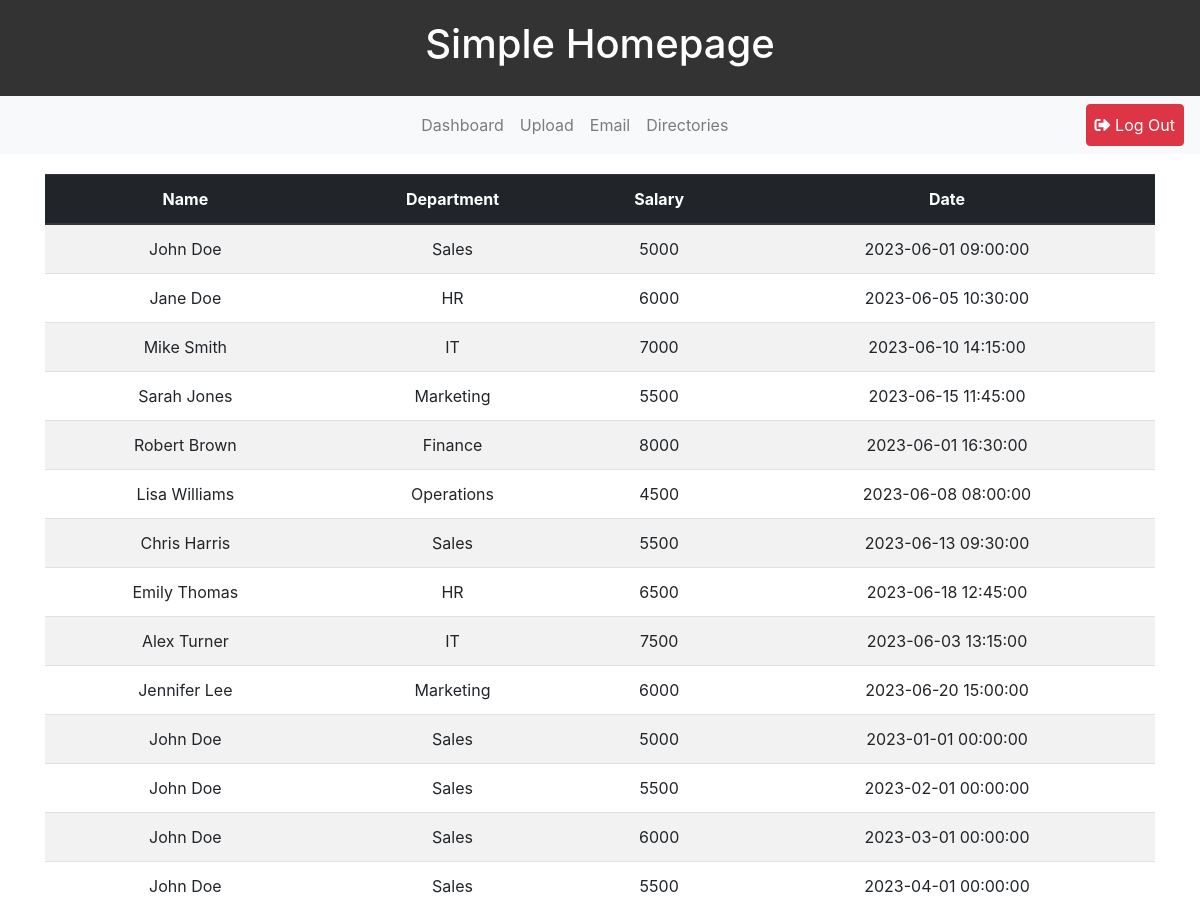
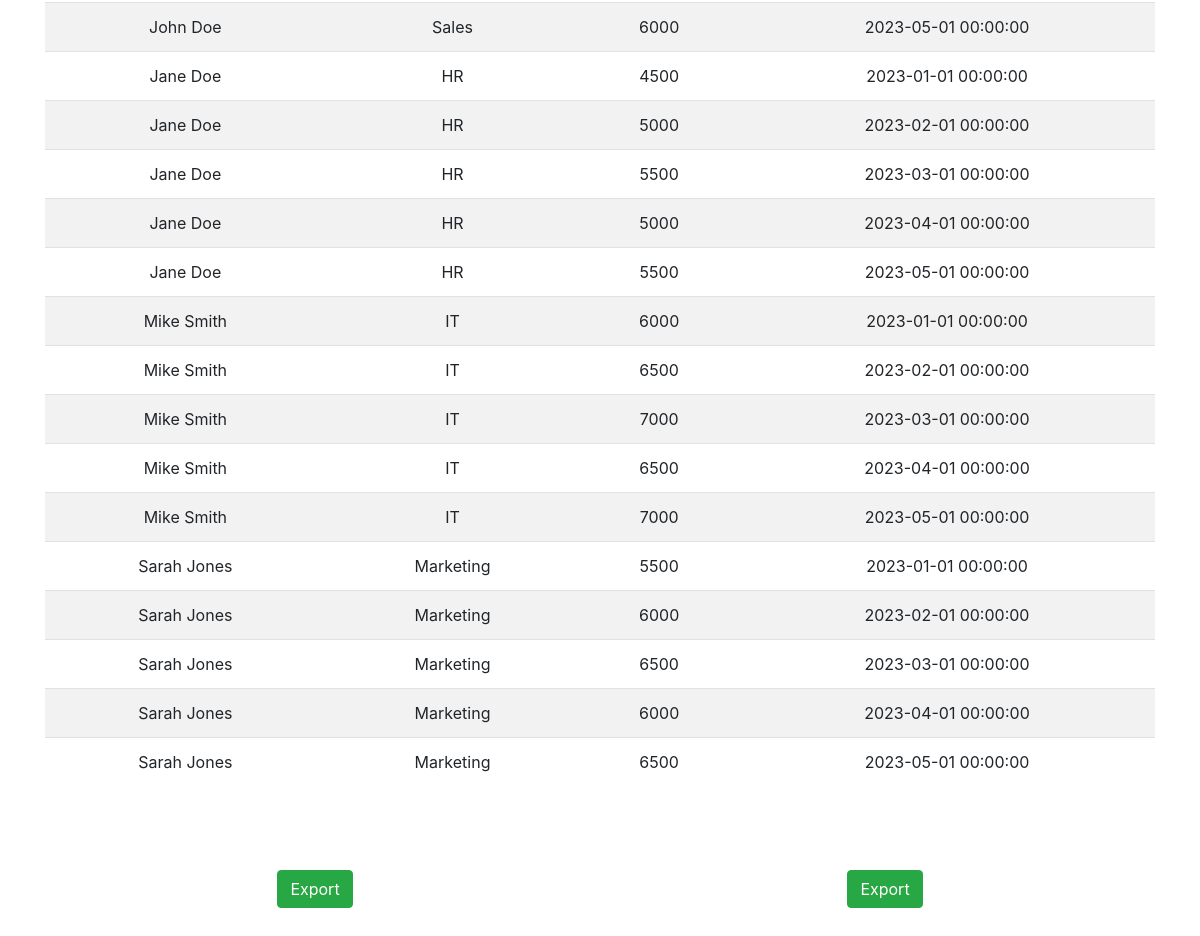
The page /adminIndex.php on the database its author committed (2 pictures, top to bottom).
### tables this page shows
CREATE TABLE `employee_data` (
  `id` int NOT NULL AUTO_INCREMENT,
  `username` varchar(45) DEFAULT NULL,
  `name` varchar(45) DEFAULT NULL,
  `department` varchar(45) DEFAULT NULL,
  `salary` int DEFAULT NULL,
  `salary_date` datetime DEFAULT NULL,
  PRIMARY KEY (`id`)
);

### adminIndex.php (the view, shortened to what this page needs)
<?php
  require_once 'config/connection.php';
  $display_all = "SELECT * FROM employee_data";
  $query = mysqli_query($connection, $display_all);
?>
<!DOCTYPE html>
<html>
<head>
    <link href="styles/style.css" rel="stylesheet">
    <link rel="stylesheet" href="https://maxcdn.bootstrapcdn.com/bootstrap/4.0.0/css/bootstrap.min.css">
    <link rel="stylesheet" href="https://cdnjs.cloudflare.com/ajax/libs/font-awesome/5.15.3/css/all.min.css">
</head>
<body>
  <main>
  <div class="container">
    <table class="table table-striped" style="overflow: auto; height: 700px">
      <thead class="thead-dark">
        <tr>
          <th>Name</th>
          <th>Department</th>
          <th>Salary</th>
          <th>Date</th>
        </tr>
      </thead>
      <tbody>
        <tr>
        <?php while($rows = mysqli_fetch_array($query)){ ?>
          <td><?php echo $rows['name']; ?></td>
          <td><?php echo $rows['department']; ?></td>
          <td><?php echo $rows['salary']; ?></td>
          <td><?php echo $rows['salary_date']; ?></td>
        </tr>
        <?php } ?>
      </tbody>
    </table>
  </div>
  </main>
  <br><br>
<center>
  <div class="container">
    <div class="row btn-container">
      <div class="col">
      <form method="post" action="export.php">
      <input type="submit" name="export" class="btn btn-success" value="Export" />
      </form>
      </div>
      <div class="col">
      <form method="post" action="email.php">
      <input type="submit" name="export" class="btn btn-success" value="Export" />
      </form>
      </div>
    </div>
  </div>
  </center>
<br><br><br>
</body>
</html>

### styles/style.css (style rules this page uses)
body { font-family: Arial, sans-serif; margin: 0; padding: 0; }
header { background-color: #333; color: #fff; padding: 20px; text-align: center; }
h1 { margin: 0; font-size: 28px; }
nav { background-color: #f2f2f2; text-align: center; padding: 10px; }
nav a { text-decoration: none; color: #333; padding: 10px; }
main { padding: 20px; text-align: center; }

### rows shown on the page
employee_data: name "John Doe", department "Sales", salary "5000", salary_date "2023-06-01 09:00:00"
employee_data: name "Jane Doe", department "HR", salary "6000", salary_date "2023-06-05 10:30:00"
employee_data: name "Mike Smith", department "IT", salary "7000", salary_date "2023-06-10 14:15:00"
employee_data: name "Sarah Jones", department "Marketing", salary "5500", salary_date "2023-06-15 11:45:00"
employee_data: name "Robert Brown", department "Finance", salary "8000", salary_date "2023-06-01 16:30:00"
employee_data: name "Lisa Williams", department "Operations", salary "4500", salary_date "2023-06-08 08:00:00"
employee_data: name "Chris Harris", department "Sales", salary "5500", salary_date "2023-06-13 09:30:00"
employee_data: name "Emily Thomas", department "HR", salary "6500", salary_date "2023-06-18 12:45:00"
employee_data: name "Alex Turner", department "IT", salary "7500", salary_date "2023-06-03 13:15:00"
employee_data: name "Jennifer Lee", department "Marketing", salary "6000", salary_date "2023-06-20 15:00:00"
employee_data: name "John Doe", department "Sales", salary "5000", salary_date "2023-01-01 00:00:00"
employee_data: name "John Doe", department "Sales", salary "5500", salary_date "2023-02-01 00:00:00"
employee_data: name "John Doe", department "Sales", salary "6000", salary_date "2023-03-01 00:00:00"
employee_data: name "John Doe", department "Sales", salary "5500", salary_date "2023-04-01 00:00:00"
employee_data: name "John Doe", department "Sales", salary "6000", salary_date "2023-05-01 00:00:00"
employee_data: name "Jane Doe", department "HR", salary "4500", salary_date "2023-01-01 00:00:00"
employee_data: name "Jane Doe", department "HR", salary "5000", salary_date "2023-02-01 00:00:00"
employee_data: name "Jane Doe", department "HR", salary "5500", salary_date "2023-03-01 00:00:00"
employee_data: name "Jane Doe", department "HR", salary "5000", salary_date "2023-04-01 00:00:00"
employee_data: name "Jane Doe", department "HR", salary "5500", salary_date "2023-05-01 00:00:00"
employee_data: name "Mike Smith", department "IT", salary "6000", salary_date "2023-01-01 00:00:00"
employee_data: name "Mike Smith", department "IT", salary "6500", salary_date "2023-02-01 00:00:00"
employee_data: name "Mike Smith", department "IT", salary "7000", salary_date "2023-03-01 00:00:00"
employee_data: name "Mike Smith", department "IT", salary "6500", salary_date "2023-04-01 00:00:00"
employee_data: name "Mike Smith", department "IT", salary "7000", salary_date "2023-05-01 00:00:00"
employee_data: name "Sarah Jones", department "Marketing", salary "5500", salary_date "2023-01-01 00:00:00"
employee_data: name "Sarah Jones", department "Marketing", salary "6000", salary_date "2023-02-01 00:00:00"
employee_data: name "Sarah Jones", department "Marketing", salary "6500", salary_date "2023-03-01 00:00:00"
employee_data: name "Sarah Jones", department "Marketing", salary "6000", salary_date "2023-04-01 00:00:00"
employee_data: name "Sarah Jones", department "Marketing", salary "6500", salary_date "2023-05-01 00:00:00"
